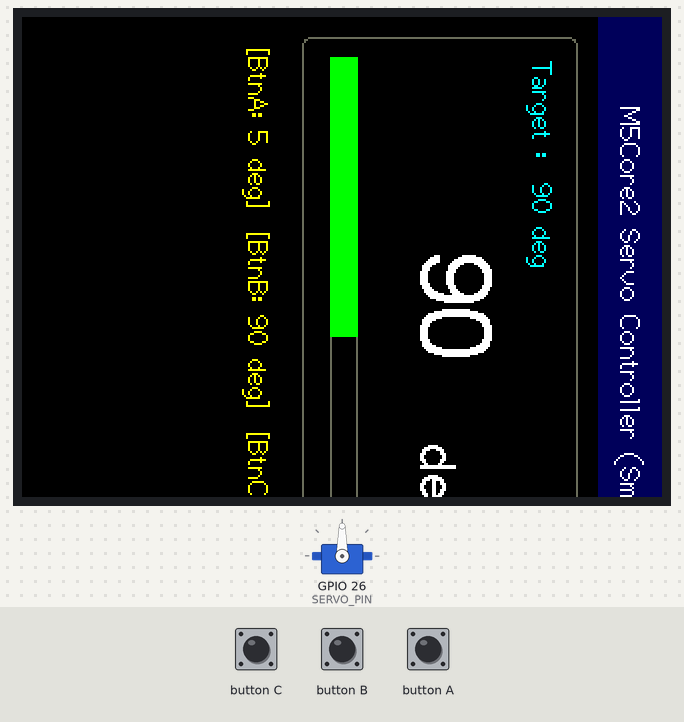
A program run on a simulated ESP32. On the bench: 320×240 colour display, servo. The inputs (shaded band) are chosen by the test bench.

Above: at 1.5 s.
1.6 s: button C pressed for 0.3 s
At 4.17 s:
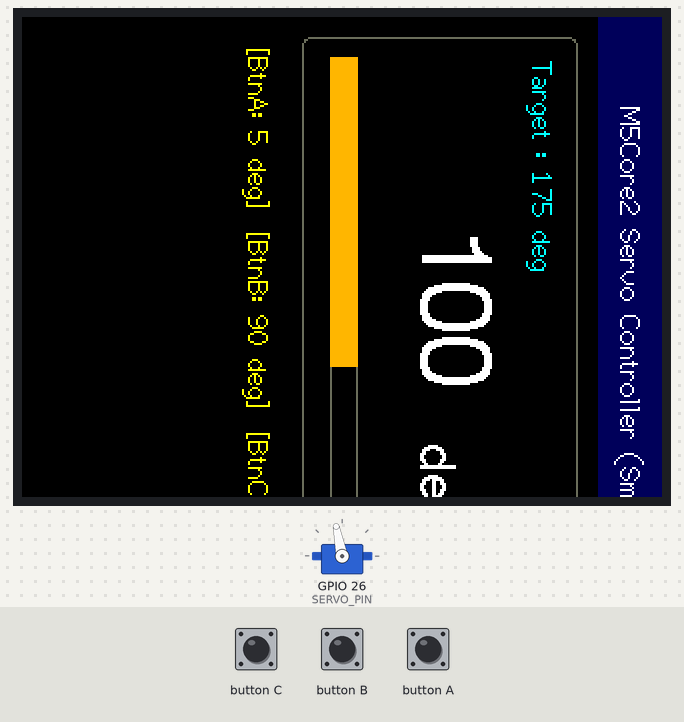
4.9 s: button A pressed for 0.3 s
At 5.35 s:
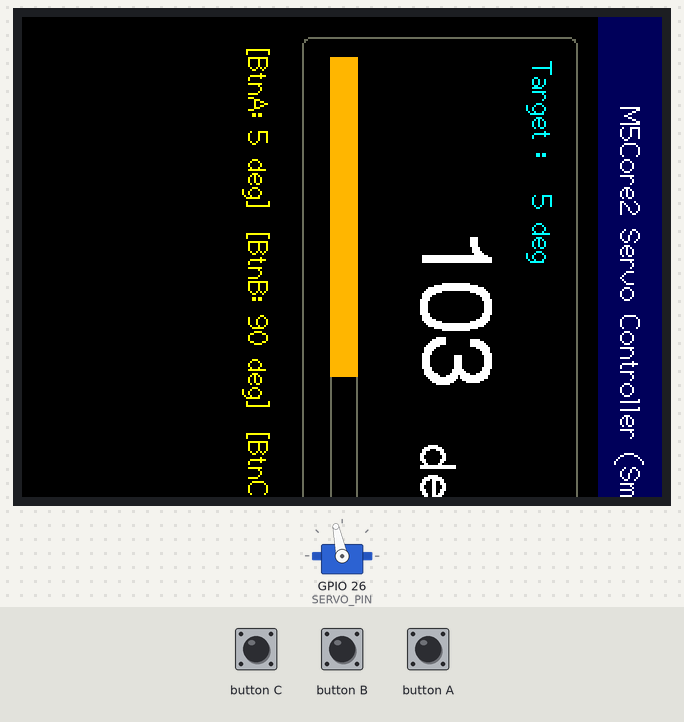
8.2 s: button C pressed for 1 s
At 8.63 s:
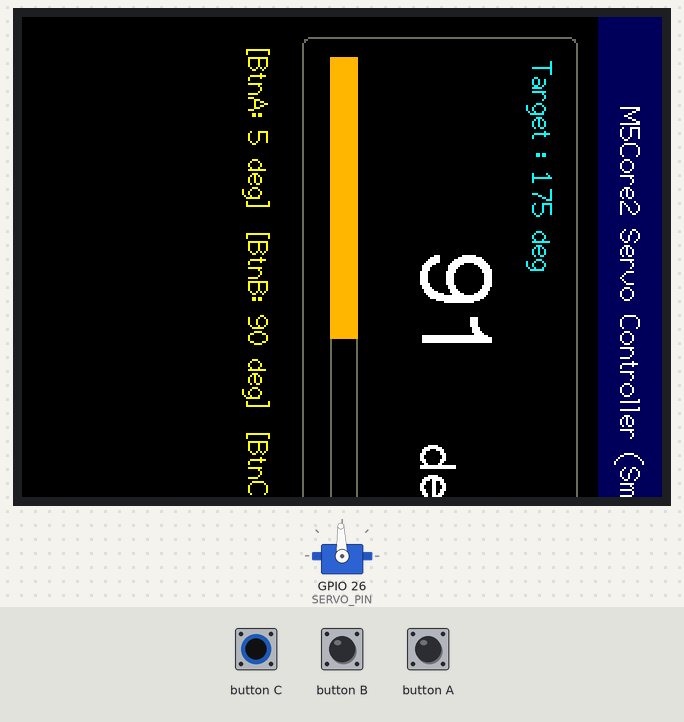
12.2 s: button B pressed for 0.3 s
At 12.65 s:
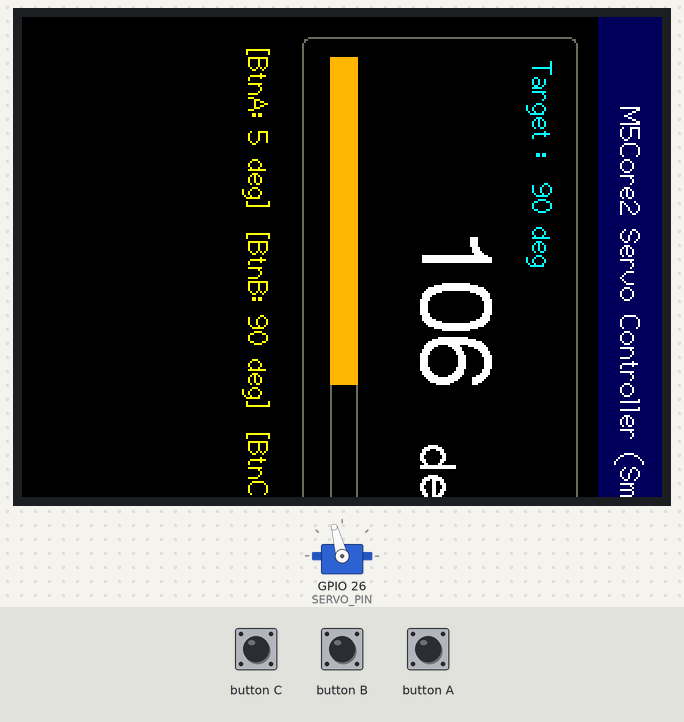
14.0 s: button A pressed for 1 s
At 14.52 s:
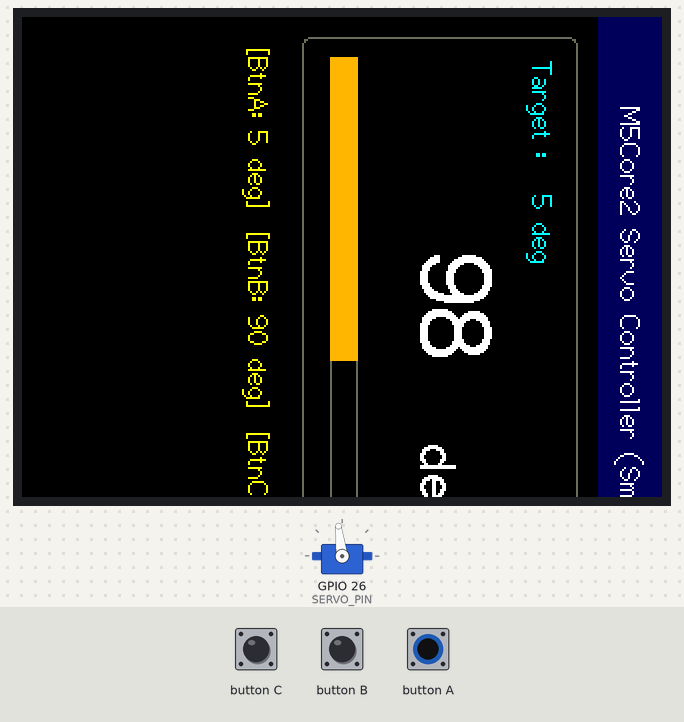
18.0 s: button B pressed for 1 s
At 18.29 s:
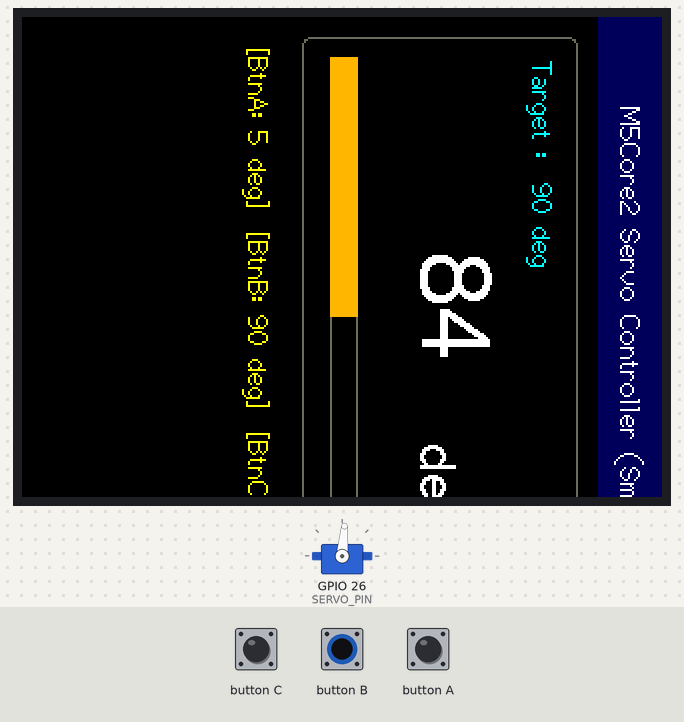
Timing chart, 0 to 21.0 s (numbered marks = the images above; inputs shaded):
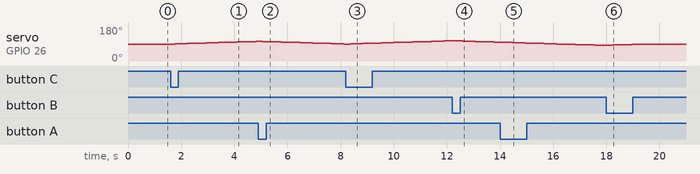

Measured:
- after the input at 1.6 s, servo on GPIO 26 (SERVO_PIN): moves from 90° to 104° over 3.1 s, starting after 0.16 s; the display: first changes after 0.33 s (image 1 shows a later state)

The program:

main.cpp
```cpp
#include <M5Unified.h>
#include <ESP32Servo.h>

#define SERVO_PIN      26  // Port.B: G26 (Port.Aを使う場合は 32)
#define STEP_INTERVAL  15  // 1度動かす間隔 [ms] (リセットする場合は 20〜30 に増やす)

static Servo myservo;
static M5Canvas canvas(&M5.Display);

static int current_angle = 90;
static int target_angle  = 90;
static unsigned long last_step_ms = 0;

void setup() {
    auto cfg = M5.config();
    M5.begin(cfg);

    M5.Display.setRotation(3);
    M5.Display.setBrightness(100); // 消費電流抑制のため輝度を少し控えめに設定

    canvas.setColorDepth(8);
    canvas.createSprite(M5.Display.width(), M5.Display.height());
    canvas.setRotation(1);
    canvas.setTextWrap(false);

    // 起動直後の電源安定待ち
    delay(200);

    // サーボ初期化 (500us - 2400us)
    ESP32PWM::allocateTimer(0);
    myservo.setPeriodHertz(50);
    myservo.attach(SERVO_PIN, 500, 2400);
    myservo.write(current_angle);
}

void loop() {
    M5.update();

    // タッチボタンで目標角度を設定
    if (M5.BtnA.wasPressed()) {
        target_angle = 5;
    } else if (M5.BtnB.wasPressed()) {
        target_angle = 90;
    } else if (M5.BtnC.wasPressed()) {
        target_angle = 175;
    }

    // 段階的に1度ずつ目標角度へ移動
    unsigned long now = millis();
    if (current_angle != target_angle && (now - last_step_ms >= STEP_INTERVAL)) {
        last_step_ms = now;
        if (current_angle < target_angle) {
            current_angle++;
        } else {
            current_angle--;
        }
        myservo.write(current_angle);
    }

    // 画面描画
    canvas.fillScreen(BLACK);
    canvas.fillRect(0, 0, 320, 32, NAVY);
    canvas.setTextDatum(top_center);
    canvas.setFont(&fonts::Font2);
    canvas.setTextColor(WHITE);
    canvas.drawString("M5Core2 Servo Controller (Smooth)", 160, 8);

    // 目標角度・現在角度の表示
    canvas.drawRoundRect(10, 42, 300, 138, 4, DARKGREY);

    char buf[32];
    canvas.setTextDatum(top_left);
    canvas.setFont(&fonts::Font2);
    canvas.setTextColor(CYAN);
    snprintf(buf, sizeof(buf), "Target : %3d deg", target_angle);
    canvas.drawString(buf, 22, 52);

    canvas.setTextDatum(middle_center);
    canvas.setFont(&fonts::Font6);
    canvas.setTextColor(WHITE);
    snprintf(buf, sizeof(buf), "%d", current_angle);
    canvas.drawString(buf, 145, 108);

    canvas.setFont(&fonts::Font4);
    canvas.drawString("deg", 235, 115);

    // 角度インジケータバー (0 - 180 deg)
    int bar_w = map(current_angle, 0, 180, 0, 280);
    canvas.drawRect(20, 152, 280, 14, DARKGREY);
    canvas.fillRect(20, 152, bar_w, 14, (current_angle == target_angle) ? GREEN : ORANGE);

    // タッチボタンガイド
    canvas.setFont(&fonts::Font2);
    canvas.setTextColor(YELLOW);
    canvas.drawString("[BtnA: 5 deg]  [BtnB: 90 deg]  [BtnC: 175 deg]", 160, 202);

    canvas.pushSprite(0, 0);
    delay(5);
}
```
